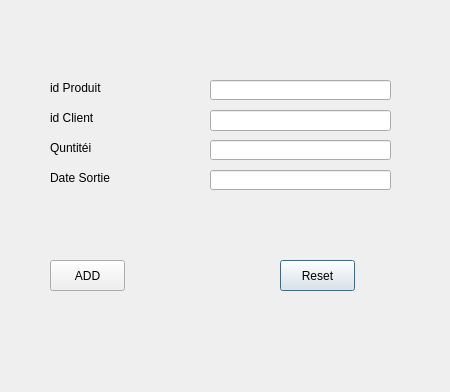
<?xml version="1.0" encoding="UTF-8"?>
<ui version="4.0">
 <class>GereStock</class>
 <widget class="QDialog" name="GereStock">
  <property name="windowModality">
   <enum>Qt::WindowModal</enum>
  </property>
  <property name="geometry">
   <rect>
    <x>0</x>
    <y>0</y>
    <width>450</width>
    <height>392</height>
   </rect>
  </property>
  <property name="windowTitle">
   <string>Gérer les Sorties de Stock </string>
  </property>
  <widget class="QLabel" name="label_5">
   <property name="geometry">
    <rect>
     <x>50</x>
     <y>170</y>
     <width>121</width>
     <height>16</height>
    </rect>
   </property>
   <property name="font">
    <font>
     <pointsize>9</pointsize>
    </font>
   </property>
   <property name="text">
    <string>Date Sortie</string>
   </property>
  </widget>
  <widget class="QPushButton" name="btnReset">
   <property name="geometry">
    <rect>
     <x>280</x>
     <y>260</y>
     <width>75</width>
     <height>31</height>
    </rect>
   </property>
   <property name="font">
    <font>
     <pointsize>9</pointsize>
    </font>
   </property>
   <property name="text">
    <string>Reset</string>
   </property>
  </widget>
  <widget class="QLabel" name="lblInfo">
   <property name="geometry">
    <rect>
     <x>50</x>
     <y>220</y>
     <width>311</width>
     <height>20</height>
    </rect>
   </property>
   <property name="text">
    <string/>
   </property>
  </widget>
  <widget class="QLabel" name="label">
   <property name="geometry">
    <rect>
     <x>50</x>
     <y>80</y>
     <width>121</width>
     <height>16</height>
    </rect>
   </property>
   <property name="font">
    <font>
     <pointsize>9</pointsize>
    </font>
   </property>
   <property name="text">
    <string>id Produit</string>
   </property>
  </widget>
  <widget class="QLineEdit" name="txtQuntite">
   <property name="geometry">
    <rect>
     <x>210</x>
     <y>140</y>
     <width>181</width>
     <height>20</height>
    </rect>
   </property>
   <property name="font">
    <font>
     <pointsize>9</pointsize>
    </font>
   </property>
  </widget>
  <widget class="QLineEdit" name="txtProduit">
   <property name="geometry">
    <rect>
     <x>210</x>
     <y>80</y>
     <width>181</width>
     <height>20</height>
    </rect>
   </property>
   <property name="font">
    <font>
     <pointsize>9</pointsize>
    </font>
   </property>
  </widget>
  <widget class="QPushButton" name="btnAdd">
   <property name="geometry">
    <rect>
     <x>50</x>
     <y>260</y>
     <width>75</width>
     <height>31</height>
    </rect>
   </property>
   <property name="font">
    <font>
     <pointsize>9</pointsize>
    </font>
   </property>
   <property name="text">
    <string>ADD</string>
   </property>
  </widget>
  <widget class="QLineEdit" name="txtDateSortie">
   <property name="geometry">
    <rect>
     <x>210</x>
     <y>170</y>
     <width>181</width>
     <height>20</height>
    </rect>
   </property>
   <property name="font">
    <font>
     <pointsize>9</pointsize>
    </font>
   </property>
  </widget>
  <widget class="QLabel" name="label_2">
   <property name="geometry">
    <rect>
     <x>50</x>
     <y>110</y>
     <width>121</width>
     <height>16</height>
    </rect>
   </property>
   <property name="font">
    <font>
     <pointsize>9</pointsize>
    </font>
   </property>
   <property name="text">
    <string>id Client</string>
   </property>
  </widget>
  <widget class="QLabel" name="label_4">
   <property name="geometry">
    <rect>
     <x>50</x>
     <y>140</y>
     <width>121</width>
     <height>16</height>
    </rect>
   </property>
   <property name="font">
    <font>
     <pointsize>9</pointsize>
    </font>
   </property>
   <property name="text">
    <string>Quntitéi</string>
   </property>
  </widget>
  <widget class="QLineEdit" name="txtClient">
   <property name="geometry">
    <rect>
     <x>210</x>
     <y>110</y>
     <width>181</width>
     <height>21</height>
    </rect>
   </property>
   <property name="font">
    <font>
     <pointsize>9</pointsize>
    </font>
   </property>
  </widget>
 </widget>
 <resources/>
 <connections/>
</ui>
